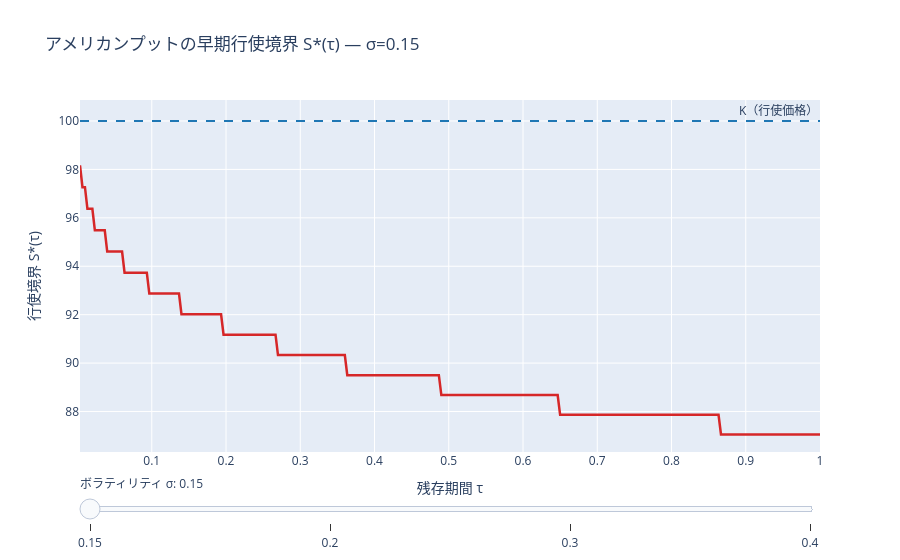

Notebook code for this chart:
### Markdown cell above
> **核心** — 回帰で継続価値を推定し、MC でアメリカン/バミューダを解く(LSM)。<br>
> **直感** — 後退帰納を最小二乗回帰で代替する。<br>
> **実務** — バミューダ・スワプション、CVA の wrong-way risk。MC でしか回らない規模の早期行使。

### Code cell
# アメリカンプット: LSM vs 二項木 vs 有限差分（一致）
S0, K, r, sigma, T = 100.0, 100.0, 0.05, 0.30, 1.0
lsm = mc.price_american_lsm(S0, K, r, sigma, T, kind="put", n_steps=50, n_paths=100_000, rng=np.random.default_rng(0))
tree = trees.crr_price(S0, K, r, sigma, T, 1000, kind="put", american=True)
fdp = fd.fd_vanilla(S0, K, r, sigma, T, kind="put", american=True, method="cn", n_s=400, n_t=400)
print(f"アメリカンプット: LSM={lsm:.4f}  二項木(1000)={tree:.4f}  有限差分(CN)={fdp:.4f}")

# 早期行使境界 S*(τ)（σ スライダー）
pv.plotly_american_boundary().show()

### Figure 1 — Plotly figure (JSON) as saved in the notebook; plotly's stock layout.template omitted (floating-point values rounded to 4 significant figures; data arrays with more than 128 entries replaced by an {"elided": "..."} marker saying what was removed)
{"data": [{"line": {"color": "#d62728", "width": 2.5}, "mode": "lines", "name": "σ=0.15", "type": "scatter", "visible": true, "x": {"elided": "300 float values"}, "y": {"elided": "300 float values"}}, {"line": {"color": "#d62728", "width": 2.5}, "mode": "lines", "name": "σ=0.2", "type": "scatter", "visible": false, "x": {"elided": "300 float values"}, "y": {"elided": "300 float values"}}, {"line": {"color": "#d62728", "width": 2.5}, "mode": "lines", "name": "σ=0.3", "type": "scatter", "visible": false, "x": {"elided": "300 float values"}, "y": {"elided": "300 float values"}}, {"line": {"color": "#d62728", "width": 2.5}, "mode": "lines", "name": "σ=0.4", "type": "scatter", "visible": false, "x": {"elided": "300 float values"}, "y": {"elided": "300 float values"}}], "layout": {"annotations": [{"showarrow": false, "text": "K（行使価格）", "x": 1, "xanchor": "right", "xref": "x domain", "y": 100.0, "yanchor": "bottom", "yref": "y"}], "shapes": [{"line": {"color": "#1f77b4", "dash": "dash"}, "type": "line", "x0": 0, "x1": 1, "xref": "x domain", "y0": 100.0, "y1": 100.0, "yref": "y"}], "sliders": [{"active": 0, "currentvalue": {"prefix": "ボラティリティ σ: "}, "steps": [{"args": [{"visible": [true, false, false, false]}, {"title.text": "アメリカンプットの早期行使境界 S*(τ) — σ=0.15"}], "label": "0.15", "method": "update"}, {"args": [{"visible": [false, true, false, false]}, {"title.text": "アメリカンプットの早期行使境界 S*(τ) — σ=0.2"}], "label": "0.2", "method": "update"}, {"args": [{"visible": [false, false, true, false]}, {"title.text": "アメリカンプットの早期行使境界 S*(τ) — σ=0.3"}], "label": "0.3", "method": "update"}, {"args": [{"visible": [false, false, false, true]}, {"title.text": "アメリカンプットの早期行使境界 S*(τ) — σ=0.4"}], "label": "0.4", "method": "update"}]}], "title": {"text": "アメリカンプットの早期行使境界 S*(τ) — σ=0.15"}, "xaxis": {"title": {"text": "残存期間 τ"}}, "yaxis": {"title": {"text": "行使境界 S*(τ)"}}}}
